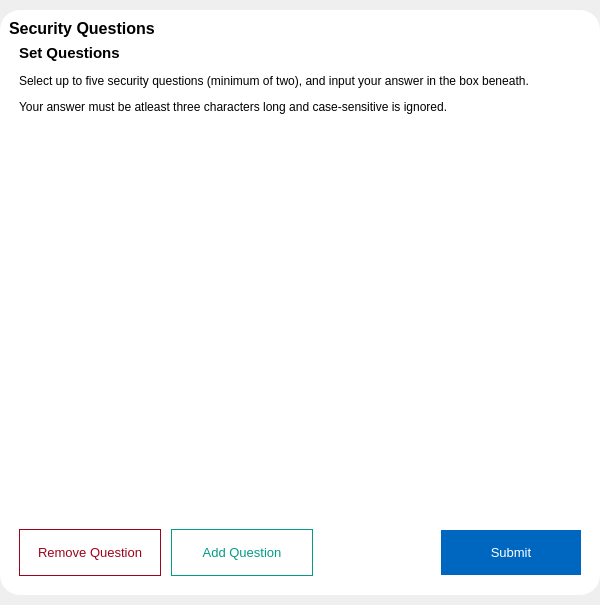
<?xml version="1.0" encoding="UTF-8"?>
<ui version="4.0">
 <class>Form</class>
 <widget class="QWidget" name="Form">
  <property name="geometry">
   <rect>
    <x>0</x>
    <y>0</y>
    <width>600</width>
    <height>605</height>
   </rect>
  </property>
  <property name="sizePolicy">
   <sizepolicy hsizetype="Expanding" vsizetype="Expanding">
    <horstretch>0</horstretch>
    <verstretch>0</verstretch>
   </sizepolicy>
  </property>
  <property name="windowTitle">
   <string>Form</string>
  </property>
  <property name="styleSheet">
   <string notr="true">#frame {
	background-color: white;
	border-radius: 20px;
}

#form_title {
	font-weight: 600;
	font-size: 12pt;
}

#subtitle {
	font-weight: 500;
	font-size: 11pt;
}

#question_view {
	background-color: white;
}

QComboBox {
	height: 34px;
	border: none;
	padding: 0px 5px;
	font-weight: 480;
}

QComboBox::drop-down {
    border: 0px;
}

QComboBox QListView {
	font-size: 12px;
	border: 1px solid rbga(0,0,0,0.1);
	padding: 5px;
	background-color: #fff;
	outline: 0px;
}

QComboBox QListView:item {
	padding-left: 10px;
	background-color: #fff;
}

QLineEdit {
	height: 34px;
	border: none;
	padding: 0px 5px;
}


QPushButton {
	font-size: 10pt;
	font-weight: 490;
	min-width: 120px;
	height: 45px;
	padding: 0px 10px;
}

#add_question_btn {
	color: #049c84;
	background-color: transparent;
	border: 1px solid #049c84;
}

#remove_btn {
	color: #9c041c;
	background-color: transparent;
	border: 1px solid #9c041c;
}

#add_question_btn:hover, #remove_btn:hover {
	background-color: #e6e6e6;
}

#submit_btn {
	color: white;
	border: none;
	background-color: #0067c0;
}

#submit_btn:hover {
	background-color: #005dad;
}</string>
  </property>
  <layout class="QVBoxLayout" name="verticalLayout">
   <property name="spacing">
    <number>0</number>
   </property>
   <property name="leftMargin">
    <number>0</number>
   </property>
   <property name="topMargin">
    <number>10</number>
   </property>
   <property name="rightMargin">
    <number>0</number>
   </property>
   <property name="bottomMargin">
    <number>10</number>
   </property>
   <item alignment="Qt::AlignHCenter">
    <widget class="ShadowFrame" name="frame">
     <property name="minimumSize">
      <size>
       <width>600</width>
       <height>0</height>
      </size>
     </property>
     <property name="maximumSize">
      <size>
       <width>700</width>
       <height>16777215</height>
      </size>
     </property>
     <property name="frameShape">
      <enum>QFrame::NoFrame</enum>
     </property>
     <property name="frameShadow">
      <enum>QFrame::Raised</enum>
     </property>
     <layout class="QVBoxLayout" name="verticalLayout_2">
      <item>
       <widget class="QLabel" name="form_title">
        <property name="maximumSize">
         <size>
          <width>16777215</width>
          <height>40</height>
         </size>
        </property>
        <property name="text">
         <string>Security Questions</string>
        </property>
       </widget>
      </item>
      <item>
       <layout class="QVBoxLayout" name="verticalLayout_3">
        <property name="spacing">
         <number>12</number>
        </property>
        <property name="leftMargin">
         <number>10</number>
        </property>
        <item>
         <widget class="QLabel" name="subtitle">
          <property name="maximumSize">
           <size>
            <width>16777215</width>
            <height>30</height>
           </size>
          </property>
          <property name="text">
           <string>Set Questions</string>
          </property>
         </widget>
        </item>
        <item>
         <widget class="QLabel" name="label_2">
          <property name="maximumSize">
           <size>
            <width>16777215</width>
            <height>45</height>
           </size>
          </property>
          <property name="text">
           <string>Select up to five security questions (minimum of two), and input your answer in the box beneath.</string>
          </property>
          <property name="wordWrap">
           <bool>true</bool>
          </property>
         </widget>
        </item>
        <item>
         <widget class="QLabel" name="warning_label">
          <property name="maximumSize">
           <size>
            <width>16777215</width>
            <height>45</height>
           </size>
          </property>
          <property name="text">
           <string>Your answer must be atleast three characters long and case-sensitive is ignored.</string>
          </property>
          <property name="wordWrap">
           <bool>true</bool>
          </property>
         </widget>
        </item>
       </layout>
      </item>
      <item>
       <widget class="QScrollArea" name="scrollArea">
        <property name="frameShape">
         <enum>QFrame::NoFrame</enum>
        </property>
        <property name="widgetResizable">
         <bool>true</bool>
        </property>
        <widget class="QWidget" name="question_view">
         <property name="geometry">
          <rect>
           <x>0</x>
           <y>0</y>
           <width>578</width>
           <height>370</height>
          </rect>
         </property>
         <layout class="QVBoxLayout" name="verticalLayout_5">
          <property name="spacing">
           <number>3</number>
          </property>
          <property name="leftMargin">
           <number>5</number>
          </property>
          <property name="topMargin">
           <number>5</number>
          </property>
          <property name="rightMargin">
           <number>5</number>
          </property>
          <property name="bottomMargin">
           <number>5</number>
          </property>
         </layout>
        </widget>
       </widget>
      </item>
      <item>
       <widget class="QWidget" name="button_container" native="true">
        <layout class="QHBoxLayout" name="horizontalLayout">
         <property name="spacing">
          <number>10</number>
         </property>
         <property name="leftMargin">
          <number>10</number>
         </property>
         <property name="rightMargin">
          <number>10</number>
         </property>
         <property name="bottomMargin">
          <number>10</number>
         </property>
         <item>
          <widget class="QPushButton" name="remove_btn">
           <property name="cursor">
            <cursorShape>PointingHandCursor</cursorShape>
           </property>
           <property name="text">
            <string>Remove Question</string>
           </property>
           <property name="icon">
            <iconset>
             <normaloff>../../resources/icons/minus_red.svg</normaloff>../../resources/icons/minus_red.svg</iconset>
           </property>
          </widget>
         </item>
         <item>
          <widget class="QPushButton" name="add_question_btn">
           <property name="cursor">
            <cursorShape>PointingHandCursor</cursorShape>
           </property>
           <property name="text">
            <string>Add Question</string>
           </property>
           <property name="icon">
            <iconset>
             <normaloff>../../resources/icons/plus_green.svg</normaloff>../../resources/icons/plus_green.svg</iconset>
           </property>
          </widget>
         </item>
         <item>
          <spacer name="horizontalSpacer">
           <property name="orientation">
            <enum>Qt::Horizontal</enum>
           </property>
           <property name="sizeHint" stdset="0">
            <size>
             <width>40</width>
             <height>20</height>
            </size>
           </property>
          </spacer>
         </item>
         <item>
          <widget class="QPushButton" name="submit_btn">
           <property name="sizePolicy">
            <sizepolicy hsizetype="Maximum" vsizetype="Fixed">
             <horstretch>0</horstretch>
             <verstretch>0</verstretch>
            </sizepolicy>
           </property>
           <property name="cursor">
            <cursorShape>PointingHandCursor</cursorShape>
           </property>
           <property name="text">
            <string>Submit</string>
           </property>
          </widget>
         </item>
        </layout>
       </widget>
      </item>
     </layout>
    </widget>
   </item>
  </layout>
 </widget>
 <customwidgets>
  <customwidget>
   <class>ShadowFrame</class>
   <extends>QFrame</extends>
   <header location="global">widgets/shadow.h</header>
   <container>1</container>
  </customwidget>
 </customwidgets>
 <resources/>
 <connections/>
</ui>
